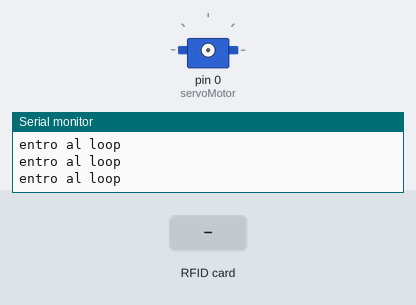
This sketch was run on a simulated Arduino Uno, built for the host (arithmetic inside an expression is 32-bit, double 64-bit). Shown: servo, the last lines printed to the serial monitor. The inputs (shaded band) are chosen by the test bench. WiFi joins after 1.5 s; servers stay silent unless stated; uploads are accepted with an empty reply.

Above: at 1.2 s.
1.3 s: RFID card 66 5C 24 7E held to the reader
4.3 s: RFID card E5 E3 F0 D1 held to the reader
At 5.0 s:
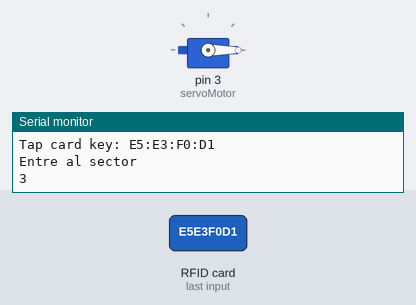
Timing chart, 0 to 7.3 s (numbered marks = the images above; inputs shaded):
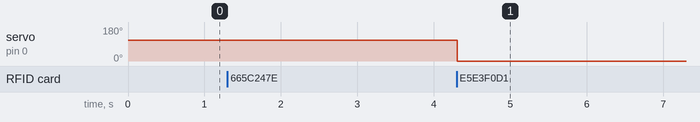

Measured:
- after the input at 4.3 s, servo on pin 0 (servoMotor): 110° → 0° at once

The sketch:

Proyecto1.ino
```cpp
#include <SPI.h>
#include <Ethernet.h>
#include "SPI.h"
#include "MFRC522.h"

#define SS_PIN 5//pin 10
#define RST_PIN 9
#define SP_PIN 8

// Enter a MAC address for your controller below.
// Newer Ethernet shields have a MAC address printed on a sticker on the shield
byte mac[] = {  0xDE, 0xAD, 0xBE, 0xEF, 0xFE, 0xED };
IPAddress server(192, 168, 0, 100);

// Initialize the Ethernet client library
// with the IP address and port of the server
// that you want to connect to (port 80 is default for HTTP):
EthernetClient client;

MFRC522 rfid(SS_PIN, RST_PIN);
#include <Servo.h>
//inicializamos la varible

Servo servoMotor;
MFRC522::MIFARE_Key key;
int cont=1;

void setup() {

   //func();
   //delay(300);
  Serial.begin(9600);
  SPI.begin();
  rfid.PCD_Init();
  //servoMotor.attach(2);
  ;
  Serial.println("Esta en cero");

}

void loop()
{
  Serial.println("entro al loop");

  if (!rfid.PICC_IsNewCardPresent() || !rfid.PICC_ReadCardSerial())
    return;
    MFRC522::PICC_Type piccType = rfid.PICC_GetType(rfid.uid.sak);
    if (piccType != MFRC522::PICC_TYPE_MIFARE_MINI &&
    piccType != MFRC522::PICC_TYPE_MIFARE_1K &&
    piccType != MFRC522::PICC_TYPE_MIFARE_4K) {
    Serial.println(F("Your tag is not of type MIFARE Classic."));
    return;
  }
  String strID = "";
  for (byte i = 0; i < 4; i++) {
    strID +=
    (rfid.uid.uidByte[i] < 0x10 ? "0" : "") +
    String(rfid.uid.uidByte[i], HEX) +
    (i!=3 ? ":" : "");
  }
    strID.toUpperCase();
    Serial.print("Tap card key: ");
    Serial.println(strID);
  // if there are incoming bytes available
  // from the server, read them and print them:
  if(strID=="66:5C:24:7E" || strID=="E5:E3:F0:D1"){
    Serial.print("\nEntre al sector\n");
    cont++;
    Serial.print(cont);
    servoMotor.attach(3);
    //servoMotor2.attach(8);
    /*-----------------------------------------------*/
    if(cont%2==0){
      //si es 1,3,5,7,9
      // Desplazamos a la posición 90º
        servoMotor.write(110);
        //servoMotor2.write(90);
        // Esperamos 1 segu7ndo
        //delay(500);
    }else{
          //si 2,4,6,8,10
          servoMotor.write(0);
          //delay(300);
          //servoMotor2.write(0);
      // Esperamos 1 segundo
          //delay(500);
    }
  //servoMotor.attach(2);

      do{
        enviar();
        Serial.println("Con:");
        Serial.println(client.connected());
        Serial.println("loop");
        if (client.available()) {
          char c = client.read();
          Serial.print(c);

        }else{
          Serial.println("Se repite");
        }

        // if the server's disconnected, stop the client:
        if (!client.connected()) {
          Serial.println();
          Serial.println("DESCONECTANDO");
          Serial.println(client.connected());
          client.stop();

        // do nothing forevermore:
        //for(;;)
         // ;
        }
      }while(!client.available());
      servoMotor.attach(0);//no se usan
      //servoMotor2.attach(4);//no se usan
  }else{
      Serial.print("\nAcceso no permitido a esta area\n");
    }

   rfid.PICC_HaltA();
  rfid.PCD_StopCrypto1();

}


void enviar(){
  //potenciometro=50;
  // start the serial library:
  // start the Ethernet connection:
  if (Ethernet.begin(mac) == 0){
    Serial.println("Failed to configure Ethernet using DHCP");
    // no point in carrying on, so do nothing forevermore:
    for(;;)
      ;
  }
  // give the Ethernet shield a second to initialize:
  delay(500);

 Serial.println("connecting...");
  // if you get a connection, report back via serial:
  //Serial.println(client.connected());
  //do{
  //////////////////////////INICIO DE LA CONECCIÓN A LA BD/////////////////////////////////////
      if (client.connect(server, 8080)){
        Serial.println("-----------------------EXITO---------------");
        Serial.println(client.connected());
        // Make a HTTP request:
        //client.print("GET /tutorial/conexion.php?chipid=123&temperatura=123");
        client.print("GET /tutorial/conexionFinal.php?codigo=1&tac=1");
        //client.print(potenciometro);
        client.println(" HTTP/1.0");
        //client.println("GET /ingenieros/comunicaciones/arduino/ethernet.php HTTP/1.0");
        client.println();
      }
      else {
        // kf you didn't get a connection to the server:
        Serial.println("----------------------FALLO---------------");
        Serial.println(client.connected());
      }
  //////////////////////////FIN DE LA CONECCIÓN A LA BD/////////////////////////////////////
  delay(500);
  //}while(!client.connected());
}
```
